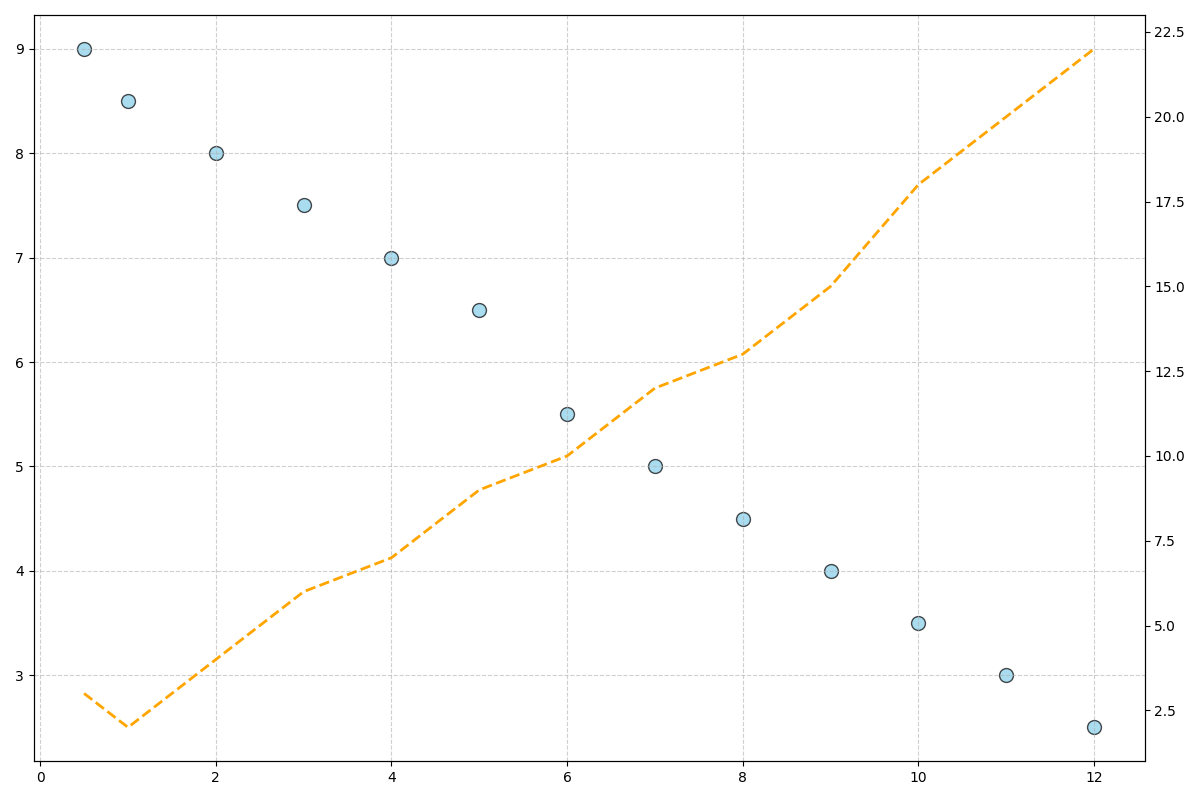

This figure's Python source:
import matplotlib.pyplot as plt
import numpy as np

# Data preparation
screen_time = np.array([0.5, 1, 2, 3, 4, 5, 6, 7, 8, 9, 10, 11, 12])
sleep_quality = np.array([9, 8.5, 8, 7.5, 7, 6.5, 5.5, 5, 4.5, 4, 3.5, 3, 2.5])
sleep_disturbances = np.array([3, 2, 4, 6, 7, 9, 10, 12, 13, 15, 18, 20, 22])

# Create a figure and axis with dual y-axes
fig, ax1 = plt.subplots(figsize=(12, 8))

# Scatter plot 
ax1.scatter(screen_time, sleep_quality, c='skyblue', edgecolor='k', s=100, alpha=0.7)

# Secondary y-axis for sleep disturbances
ax2 = ax1.twinx()
ax2.plot(screen_time, sleep_disturbances, color='orange', linewidth=2, linestyle='--')

# Grid
ax1.grid(True, linestyle='--', alpha=0.6)

# Adjust layout
plt.tight_layout()

# Show plot
plt.show()
